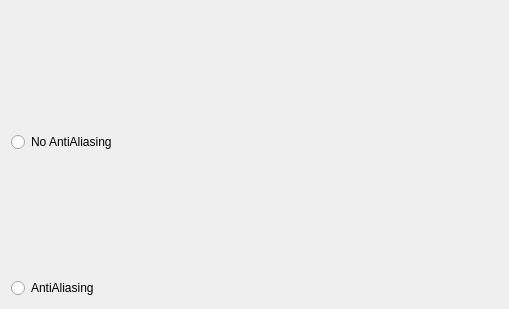
<?xml version="1.0" encoding="UTF-8"?>
<ui version="4.0">
 <class>AntiAliasingPage</class>
 <widget class="QWidget" name="AntiAliasingPage">
  <property name="geometry">
   <rect>
    <x>0</x>
    <y>0</y>
    <width>509</width>
    <height>309</height>
   </rect>
  </property>
  <property name="windowTitle">
   <string>Form</string>
  </property>
  <layout class="QVBoxLayout" name="verticalLayout_3">
   <item>
    <layout class="QVBoxLayout" name="verticalLayout_2">
     <item>
      <widget class="QLabel" name="labelNoAntiAnliasing">
       <property name="text">
        <string/>
       </property>
      </widget>
     </item>
     <item>
      <widget class="QRadioButton" name="radioNoAntiAnliasing">
       <property name="text">
        <string>No AntiAliasing</string>
       </property>
      </widget>
     </item>
    </layout>
   </item>
   <item>
    <layout class="QVBoxLayout" name="verticalLayout">
     <item>
      <widget class="QLabel" name="labelAntiAnliasing">
       <property name="text">
        <string/>
       </property>
      </widget>
     </item>
     <item>
      <widget class="QRadioButton" name="radioAntiAnliasing">
       <property name="text">
        <string>AntiAliasing</string>
       </property>
      </widget>
     </item>
    </layout>
   </item>
  </layout>
 </widget>
 <resources/>
 <connections/>
</ui>
